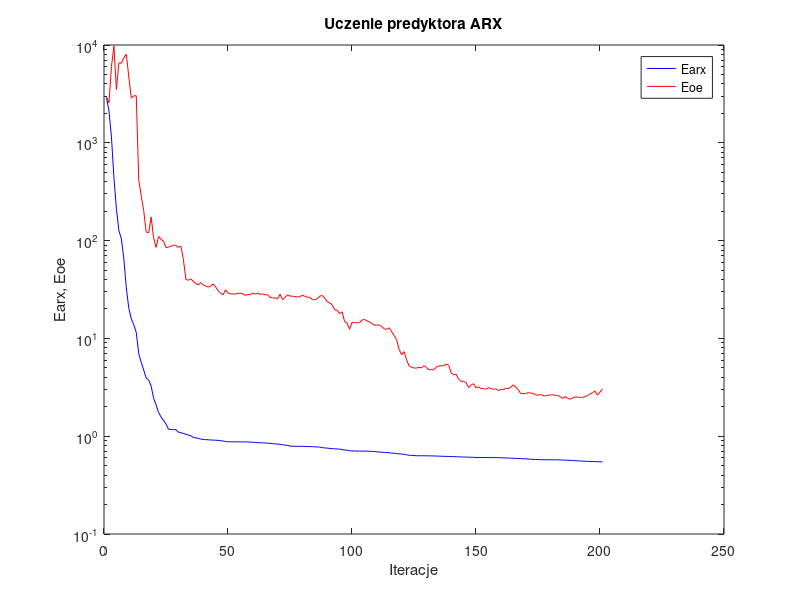
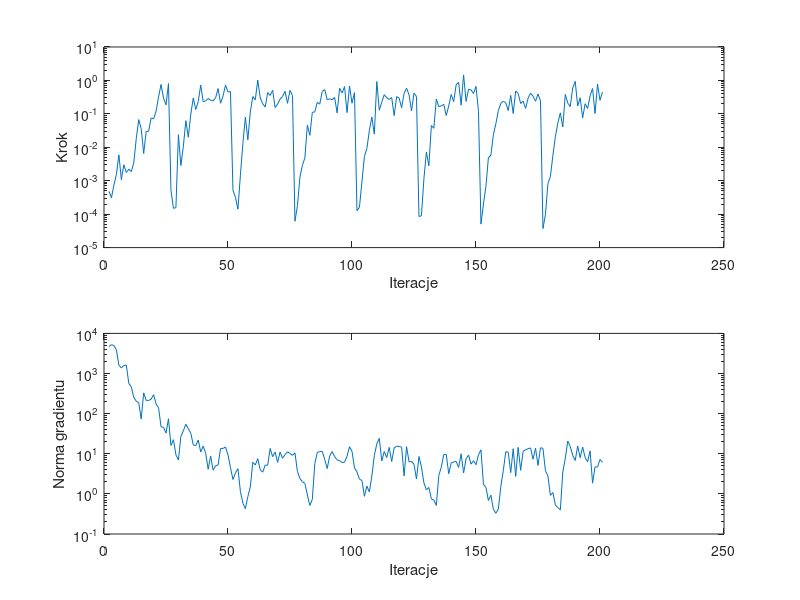

Write MATLAB code to recreate these figures, in order.
%uczenie predyktora arx
clear all;
n=0; farx(n+1)=2.896969e+003; foe(n+1)=2.926961e+003; wspucz(n+1)=0.000000e+000; ng(n+1)=0.000000e+000;
%odnowa zmiennej metryki
n=1; farx(n+1)=2.125855e+003; foe(n+1)=2.564011e+003; krok(n+1)=4.811061e-004; ng(n+1)=4.684669e+003;
n=2; farx(n+1)=1.148597e+003; foe(n+1)=6.003658e+003; krok(n+1)=3.093608e-004; ng(n+1)=5.233157e+003;
n=3; farx(n+1)=4.398082e+002; foe(n+1)=9.761354e+003; krok(n+1)=7.499704e-004; ng(n+1)=4.999030e+003;
n=4; farx(n+1)=2.122408e+002; foe(n+1)=3.504030e+003; krok(n+1)=1.532691e-003; ng(n+1)=3.858259e+003;
n=5; farx(n+1)=1.266907e+002; foe(n+1)=6.580499e+003; krok(n+1)=5.946996e-003; ng(n+1)=1.606286e+003;
n=6; farx(n+1)=1.044256e+002; foe(n+1)=6.509965e+003; krok(n+1)=1.078226e-003; ng(n+1)=1.379322e+003;
n=7; farx(n+1)=6.513138e+001; foe(n+1)=7.398126e+003; krok(n+1)=2.999882e-003; ng(n+1)=1.592118e+003;
n=8; farx(n+1)=3.279453e+001; foe(n+1)=8.035182e+003; krok(n+1)=1.758026e-003; ng(n+1)=1.620349e+003;
n=9; farx(n+1)=2.036275e+001; foe(n+1)=4.708353e+003; krok(n+1)=2.220021e-003; ng(n+1)=5.669943e+002;
n=10; farx(n+1)=1.587161e+001; foe(n+1)=2.874635e+003; krok(n+1)=1.870456e-003; ng(n+1)=4.639792e+002;
n=11; farx(n+1)=1.379016e+001; foe(n+1)=3.017229e+003; krok(n+1)=3.409550e-003; ng(n+1)=2.547237e+002;
n=12; farx(n+1)=1.151615e+001; foe(n+1)=3.030187e+003; krok(n+1)=1.797739e-002; ng(n+1)=2.044707e+002;
n=13; farx(n+1)=6.993555e+000; foe(n+1)=4.188072e+002; krok(n+1)=6.733630e-002; ng(n+1)=1.874086e+002;
n=14; farx(n+1)=5.691331e+000; foe(n+1)=2.849910e+002; krok(n+1)=3.607652e-002; ng(n+1)=7.301618e+001;
n=15; farx(n+1)=4.750432e+000; foe(n+1)=2.037238e+002; krok(n+1)=6.543079e-003; ng(n+1)=3.292294e+002;
n=16; farx(n+1)=3.953493e+000; foe(n+1)=1.231140e+002; krok(n+1)=2.954351e-002; ng(n+1)=2.138191e+002;
n=17; farx(n+1)=3.759331e+000; foe(n+1)=1.196341e+002; krok(n+1)=3.026697e-002; ng(n+1)=2.127225e+002;
n=18; farx(n+1)=3.262251e+000; foe(n+1)=1.746000e+002; krok(n+1)=7.485385e-002; ng(n+1)=2.297153e+002;
n=19; farx(n+1)=2.449229e+000; foe(n+1)=1.068254e+002; krok(n+1)=7.084462e-002; ng(n+1)=2.969405e+002;
n=20; farx(n+1)=2.092678e+000; foe(n+1)=8.527959e+001; krok(n+1)=1.199487e-001; ng(n+1)=1.745299e+002;
n=21; farx(n+1)=1.749651e+000; foe(n+1)=1.102373e+002; krok(n+1)=3.202323e-001; ng(n+1)=1.399343e+002;
n=22; farx(n+1)=1.572489e+000; foe(n+1)=1.030264e+002; krok(n+1)=7.571876e-001; ng(n+1)=4.690174e+001;
n=23; farx(n+1)=1.453134e+000; foe(n+1)=9.839698e+001; krok(n+1)=2.978305e-001; ng(n+1)=4.587747e+001;
n=24; farx(n+1)=1.331817e+000; foe(n+1)=8.474211e+001; krok(n+1)=1.862092e-001; ng(n+1)=3.258578e+001;
n=25; farx(n+1)=1.180903e+000; foe(n+1)=8.578613e+001; krok(n+1)=8.031926e-001; ng(n+1)=7.454877e+001;
%odnowa zmiennej metryki
n=26; farx(n+1)=1.173100e+000; foe(n+1)=8.754613e+001; krok(n+1)=5.202718e-004; ng(n+1)=1.606698e+001;
n=27; farx(n+1)=1.167285e+000; foe(n+1)=8.977298e+001; krok(n+1)=1.494724e-004; ng(n+1)=2.238041e+001;
n=28; farx(n+1)=1.166344e+000; foe(n+1)=8.937183e+001; krok(n+1)=1.569452e-004; ng(n+1)=9.396012e+000;
n=29; farx(n+1)=1.099370e+000; foe(n+1)=8.528349e+001; krok(n+1)=2.384691e-002; ng(n+1)=6.983937e+000;
n=30; farx(n+1)=1.085232e+000; foe(n+1)=8.784159e+001; krok(n+1)=2.855545e-003; ng(n+1)=2.740968e+001;
n=31; farx(n+1)=1.066897e+000; foe(n+1)=6.431481e+001; krok(n+1)=1.086709e-002; ng(n+1)=3.738392e+001;
n=32; farx(n+1)=1.046765e+000; foe(n+1)=4.036876e+001; krok(n+1)=6.259203e-002; ng(n+1)=5.425105e+001;
n=33; farx(n+1)=1.027383e+000; foe(n+1)=3.923668e+001; krok(n+1)=2.000182e-002; ng(n+1)=4.219841e+001;
n=34; farx(n+1)=1.010531e+000; foe(n+1)=4.053254e+001; krok(n+1)=9.907791e-002; ng(n+1)=3.246601e+001;
n=35; farx(n+1)=9.709198e-001; foe(n+1)=3.839222e+001; krok(n+1)=2.984434e-001; ng(n+1)=1.664703e+001;
n=36; farx(n+1)=9.620800e-001; foe(n+1)=3.630210e+001; krok(n+1)=1.350958e-001; ng(n+1)=1.598345e+001;
n=37; farx(n+1)=9.508832e-001; foe(n+1)=3.527930e+001; krok(n+1)=2.357265e-001; ng(n+1)=2.204036e+001;
n=38; farx(n+1)=9.346071e-001; foe(n+1)=3.717122e+001; krok(n+1)=7.310195e-001; ng(n+1)=1.108081e+001;
n=39; farx(n+1)=9.259706e-001; foe(n+1)=3.527277e+001; krok(n+1)=2.301315e-001; ng(n+1)=1.550787e+001;
n=40; farx(n+1)=9.225678e-001; foe(n+1)=3.435874e+001; krok(n+1)=2.442288e-001; ng(n+1)=1.023440e+001;
n=41; farx(n+1)=9.193477e-001; foe(n+1)=3.344371e+001; krok(n+1)=2.866206e-001; ng(n+1)=4.111773e+000;
n=42; farx(n+1)=9.151528e-001; foe(n+1)=3.430261e+001; krok(n+1)=2.553603e-001; ng(n+1)=8.836271e+000;
n=43; farx(n+1)=9.126089e-001; foe(n+1)=3.611657e+001; krok(n+1)=2.457675e-001; ng(n+1)=3.887470e+000;
n=44; farx(n+1)=9.096406e-001; foe(n+1)=3.362458e+001; krok(n+1)=3.015923e-001; ng(n+1)=5.035980e+000;
n=45; farx(n+1)=9.059454e-001; foe(n+1)=3.078811e+001; krok(n+1)=5.692710e-001; ng(n+1)=5.240612e+000;
n=46; farx(n+1)=9.010637e-001; foe(n+1)=2.913813e+001; krok(n+1)=2.073757e-001; ng(n+1)=1.354694e+001;
n=47; farx(n+1)=8.927888e-001; foe(n+1)=2.785396e+001; krok(n+1)=3.427774e-001; ng(n+1)=1.358497e+001;
n=48; farx(n+1)=8.828887e-001; foe(n+1)=3.142946e+001; krok(n+1)=7.228765e-001; ng(n+1)=1.475540e+001;
n=49; farx(n+1)=8.778665e-001; foe(n+1)=2.911151e+001; krok(n+1)=4.500546e-001; ng(n+1)=9.408030e+000;
n=50; farx(n+1)=8.759589e-001; foe(n+1)=2.858400e+001; krok(n+1)=4.635137e-001; ng(n+1)=4.510813e+000;
%odnowa zmiennej metryki
n=51; farx(n+1)=8.758062e-001; foe(n+1)=2.844272e+001; krok(n+1)=5.188110e-004; ng(n+1)=2.282458e+000;
n=52; farx(n+1)=8.755715e-001; foe(n+1)=2.842791e+001; krok(n+1)=3.192302e-004; ng(n+1)=3.334566e+000;
n=53; farx(n+1)=8.753910e-001; foe(n+1)=2.877075e+001; krok(n+1)=1.409239e-004; ng(n+1)=4.254118e+000;
n=54; farx(n+1)=8.752861e-001; foe(n+1)=2.911450e+001; krok(n+1)=1.462193e-003; ng(n+1)=1.150588e+000;
n=55; farx(n+1)=8.749713e-001; foe(n+1)=2.846210e+001; krok(n+1)=1.308616e-002; ng(n+1)=5.859314e-001;
n=56; farx(n+1)=8.741244e-001; foe(n+1)=2.750331e+001; krok(n+1)=7.959957e-002; ng(n+1)=4.280885e-001;
n=57; farx(n+1)=8.736611e-001; foe(n+1)=2.817836e+001; krok(n+1)=1.670157e-002; ng(n+1)=8.551145e-001;
n=58; farx(n+1)=8.706103e-001; foe(n+1)=2.802663e+001; krok(n+1)=1.143175e-001; ng(n+1)=1.499105e+000;
n=59; farx(n+1)=8.671773e-001; foe(n+1)=2.903709e+001; krok(n+1)=3.276650e-001; ng(n+1)=6.132923e+000;
n=60; farx(n+1)=8.647020e-001; foe(n+1)=2.835742e+001; krok(n+1)=2.617897e-001; ng(n+1)=5.257591e+000;
n=61; farx(n+1)=8.597408e-001; foe(n+1)=2.903556e+001; krok(n+1)=1.017241e+000; ng(n+1)=7.536978e+000;
n=62; farx(n+1)=8.572397e-001; foe(n+1)=2.822217e+001; krok(n+1)=2.965759e-001; ng(n+1)=3.959324e+000;
n=63; farx(n+1)=8.544609e-001; foe(n+1)=2.851288e+001; krok(n+1)=2.016994e-001; ng(n+1)=3.485238e+000;
n=64; farx(n+1)=8.516399e-001; foe(n+1)=2.800911e+001; krok(n+1)=1.591991e-001; ng(n+1)=5.210358e+000;
n=65; farx(n+1)=8.493726e-001; foe(n+1)=2.786883e+001; krok(n+1)=4.306047e-001; ng(n+1)=5.175408e+000;
n=66; farx(n+1)=8.446952e-001; foe(n+1)=2.628413e+001; krok(n+1)=3.550835e-001; ng(n+1)=1.356379e+001;
n=67; farx(n+1)=8.390960e-001; foe(n+1)=2.602403e+001; krok(n+1)=5.045340e-001; ng(n+1)=8.440346e+000;
n=68; farx(n+1)=8.355504e-001; foe(n+1)=2.591170e+001; krok(n+1)=1.540084e-001; ng(n+1)=1.100166e+001;
n=69; farx(n+1)=8.326572e-001; foe(n+1)=2.540259e+001; krok(n+1)=1.958039e-001; ng(n+1)=6.102330e+000;
n=70; farx(n+1)=8.260834e-001; foe(n+1)=2.836356e+001; krok(n+1)=2.745822e-001; ng(n+1)=1.106015e+001;
n=71; farx(n+1)=8.180392e-001; foe(n+1)=2.481155e+001; krok(n+1)=3.328440e-001; ng(n+1)=7.719864e+000;
n=72; farx(n+1)=8.102796e-001; foe(n+1)=2.635143e+001; krok(n+1)=4.726961e-001; ng(n+1)=9.560556e+000;
n=73; farx(n+1)=8.063532e-001; foe(n+1)=2.792844e+001; krok(n+1)=2.064051e-001; ng(n+1)=1.119049e+001;
n=74; farx(n+1)=7.932058e-001; foe(n+1)=2.707828e+001; krok(n+1)=5.045340e-001; ng(n+1)=1.015430e+001;
n=75; farx(n+1)=7.889660e-001; foe(n+1)=2.704972e+001; krok(n+1)=3.505976e-001; ng(n+1)=9.146914e+000;
%odnowa zmiennej metryki
n=76; farx(n+1)=7.883960e-001; foe(n+1)=2.671119e+001; krok(n+1)=6.140602e-005; ng(n+1)=1.049908e+001;
n=77; farx(n+1)=7.882321e-001; foe(n+1)=2.647575e+001; krok(n+1)=1.784716e-004; ng(n+1)=3.610287e+000;
n=78; farx(n+1)=7.876797e-001; foe(n+1)=2.671898e+001; krok(n+1)=1.291963e-003; ng(n+1)=2.416478e+000;
n=79; farx(n+1)=7.870662e-001; foe(n+1)=2.774314e+001; krok(n+1)=2.883948e-003; ng(n+1)=2.025199e+000;
n=80; farx(n+1)=7.861357e-001; foe(n+1)=2.690460e+001; krok(n+1)=4.874671e-003; ng(n+1)=1.825886e+000;
n=81; farx(n+1)=7.839733e-001; foe(n+1)=2.632199e+001; krok(n+1)=4.568872e-002; ng(n+1)=9.383595e-001;
n=82; farx(n+1)=7.837339e-001; foe(n+1)=2.636984e+001; krok(n+1)=2.284436e-002; ng(n+1)=5.154015e-001;
n=83; farx(n+1)=7.813407e-001; foe(n+1)=2.487350e+001; krok(n+1)=1.111619e-001; ng(n+1)=7.263105e-001;
n=84; farx(n+1)=7.797723e-001; foe(n+1)=2.490128e+001; krok(n+1)=1.143175e-001; ng(n+1)=5.671095e+000;
n=85; farx(n+1)=7.771630e-001; foe(n+1)=2.545791e+001; krok(n+1)=2.209722e-001; ng(n+1)=1.071327e+001;
n=86; farx(n+1)=7.739367e-001; foe(n+1)=2.702355e+001; krok(n+1)=1.952188e-001; ng(n+1)=1.134451e+001;
n=87; farx(n+1)=7.649955e-001; foe(n+1)=2.747704e+001; krok(n+1)=4.686024e-001; ng(n+1)=1.147701e+001;
n=88; farx(n+1)=7.587691e-001; foe(n+1)=2.594750e+001; krok(n+1)=5.327583e-001; ng(n+1)=7.242643e+000;
n=89; farx(n+1)=7.554551e-001; foe(n+1)=2.371627e+001; krok(n+1)=2.640676e-001; ng(n+1)=4.258777e+000;
n=90; farx(n+1)=7.501526e-001; foe(n+1)=2.307202e+001; krok(n+1)=2.815910e-001; ng(n+1)=8.804464e+000;
n=91; farx(n+1)=7.465840e-001; foe(n+1)=2.209111e+001; krok(n+1)=2.640676e-001; ng(n+1)=1.132411e+001;
n=92; farx(n+1)=7.426818e-001; foe(n+1)=1.963282e+001; krok(n+1)=3.098762e-001; ng(n+1)=8.494946e+000;
n=93; farx(n+1)=7.414610e-001; foe(n+1)=1.943742e+001; krok(n+1)=1.067078e-001; ng(n+1)=7.029960e+000;
n=94; farx(n+1)=7.359277e-001; foe(n+1)=1.791269e+001; krok(n+1)=5.842182e-001; ng(n+1)=6.756280e+000;
n=95; farx(n+1)=7.304341e-001; foe(n+1)=1.870789e+001; krok(n+1)=4.188878e-001; ng(n+1)=6.035986e+000;
n=96; farx(n+1)=7.223799e-001; foe(n+1)=1.486110e+001; krok(n+1)=6.524460e-001; ng(n+1)=6.188785e+000;
n=97; farx(n+1)=7.203726e-001; foe(n+1)=1.443200e+001; krok(n+1)=1.088405e-001; ng(n+1)=8.676578e+000;
n=98; farx(n+1)=7.109887e-001; foe(n+1)=1.240140e+001; krok(n+1)=6.807263e-001; ng(n+1)=1.499689e+001;
n=99; farx(n+1)=7.083102e-001; foe(n+1)=1.460655e+001; krok(n+1)=2.085241e-001; ng(n+1)=1.150581e+001;
n=100; farx(n+1)=7.048763e-001; foe(n+1)=1.449735e+001; krok(n+1)=4.306047e-001; ng(n+1)=4.436238e+000;
%odnowa zmiennej metryki
n=101; farx(n+1)=7.047780e-001; foe(n+1)=1.447625e+001; krok(n+1)=1.270414e-004; ng(n+1)=3.541634e+000;
n=102; farx(n+1)=7.047317e-001; foe(n+1)=1.443570e+001; krok(n+1)=1.625548e-004; ng(n+1)=2.323814e+000;
n=103; farx(n+1)=7.044994e-001; foe(n+1)=1.538380e+001; krok(n+1)=9.232346e-004; ng(n+1)=2.159721e+000;
n=104; farx(n+1)=7.042986e-001; foe(n+1)=1.566130e+001; krok(n+1)=5.296999e-003; ng(n+1)=8.713769e-001;
n=105; farx(n+1)=7.032784e-001; foe(n+1)=1.510860e+001; krok(n+1)=9.201482e-003; ng(n+1)=1.562783e+000;
n=106; farx(n+1)=7.012582e-001; foe(n+1)=1.471567e+001; krok(n+1)=3.196395e-002; ng(n+1)=1.114926e+000;
n=107; farx(n+1)=6.995157e-001; foe(n+1)=1.427129e+001; krok(n+1)=8.061847e-002; ng(n+1)=2.787546e+000;
n=108; farx(n+1)=6.977887e-001; foe(n+1)=1.365643e+001; krok(n+1)=2.476948e-002; ng(n+1)=9.004845e+000;
n=109; farx(n+1)=6.925579e-001; foe(n+1)=1.370208e+001; krok(n+1)=9.282331e-001; ng(n+1)=1.772016e+001;
n=110; farx(n+1)=6.882134e-001; foe(n+1)=1.369961e+001; krok(n+1)=1.288588e-001; ng(n+1)=2.419745e+001;
n=111; farx(n+1)=6.854574e-001; foe(n+1)=1.322472e+001; krok(n+1)=2.230542e-001; ng(n+1)=6.626514e+000;
n=112; farx(n+1)=6.830383e-001; foe(n+1)=1.251186e+001; krok(n+1)=3.749470e-001; ng(n+1)=1.138427e+001;
n=113; farx(n+1)=6.800471e-001; foe(n+1)=1.237023e+001; krok(n+1)=3.020544e-001; ng(n+1)=8.054751e+000;
n=114; farx(n+1)=6.767097e-001; foe(n+1)=1.284633e+001; krok(n+1)=2.695720e-001; ng(n+1)=1.445947e+001;
n=115; farx(n+1)=6.719542e-001; foe(n+1)=1.168652e+001; krok(n+1)=3.076393e-001; ng(n+1)=6.402019e+000;
n=116; farx(n+1)=6.695561e-001; foe(n+1)=1.067709e+001; krok(n+1)=8.892157e-002; ng(n+1)=1.404804e+001;
n=117; farx(n+1)=6.640850e-001; foe(n+1)=9.683867e+000; krok(n+1)=3.276650e-001; ng(n+1)=1.549322e+001;
n=118; farx(n+1)=6.601621e-001; foe(n+1)=7.721532e+000; krok(n+1)=2.959895e-001; ng(n+1)=1.514709e+001;
n=119; farx(n+1)=6.566612e-001; foe(n+1)=6.816865e+000; krok(n+1)=1.530377e-001; ng(n+1)=1.464444e+001;
n=120; farx(n+1)=6.524541e-001; foe(n+1)=7.316383e+000; krok(n+1)=4.094791e-001; ng(n+1)=2.808752e+000;
n=121; farx(n+1)=6.444537e-001; foe(n+1)=6.057975e+000; krok(n+1)=5.853717e-001; ng(n+1)=1.503627e+001;
n=122; farx(n+1)=6.388405e-001; foe(n+1)=5.245464e+000; krok(n+1)=3.711420e-001; ng(n+1)=6.276314e+000;
n=123; farx(n+1)=6.356293e-001; foe(n+1)=5.065233e+000; krok(n+1)=1.228837e-001; ng(n+1)=6.490444e+000;
n=124; farx(n+1)=6.337300e-001; foe(n+1)=4.982473e+000; krok(n+1)=4.206609e-001; ng(n+1)=5.451812e+000;
n=125; farx(n+1)=6.315457e-001; foe(n+1)=4.972502e+000; krok(n+1)=3.288994e-001; ng(n+1)=2.344886e+000;
%odnowa zmiennej metryki
n=126; farx(n+1)=6.311818e-001; foe(n+1)=5.054977e+000; krok(n+1)=8.489916e-005; ng(n+1)=8.534425e+000;
n=127; farx(n+1)=6.310842e-001; foe(n+1)=5.001855e+000; krok(n+1)=9.012338e-005; ng(n+1)=4.731323e+000;
n=128; farx(n+1)=6.308462e-001; foe(n+1)=5.251206e+000; krok(n+1)=1.168511e-003; ng(n+1)=1.874557e+000;
n=129; farx(n+1)=6.303256e-001; foe(n+1)=5.045509e+000; krok(n+1)=7.251821e-003; ng(n+1)=1.259320e+000;
n=130; farx(n+1)=6.300535e-001; foe(n+1)=4.778237e+000; krok(n+1)=2.804162e-003; ng(n+1)=1.448302e+000;
n=131; farx(n+1)=6.284273e-001; foe(n+1)=4.804333e+000; krok(n+1)=4.486659e-002; ng(n+1)=7.488740e-001;
n=132; farx(n+1)=6.279737e-001; foe(n+1)=4.764799e+000; krok(n+1)=3.696362e-002; ng(n+1)=6.972244e-001;
n=133; farx(n+1)=6.267867e-001; foe(n+1)=5.087847e+000; krok(n+1)=2.774171e-001; ng(n+1)=5.173948e-001;
n=134; farx(n+1)=6.258093e-001; foe(n+1)=5.228981e+000; krok(n+1)=1.644497e-001; ng(n+1)=2.871431e+000;
n=135; farx(n+1)=6.236493e-001; foe(n+1)=5.256355e+000; krok(n+1)=1.728699e-001; ng(n+1)=4.623475e+000;
n=136; farx(n+1)=6.222736e-001; foe(n+1)=5.237837e+000; krok(n+1)=1.927395e-001; ng(n+1)=9.529390e+000;
n=137; farx(n+1)=6.217113e-001; foe(n+1)=5.475931e+000; krok(n+1)=8.877087e-002; ng(n+1)=9.702451e+000;
n=138; farx(n+1)=6.208349e-001; foe(n+1)=5.320459e+000; krok(n+1)=1.728699e-001; ng(n+1)=3.177141e+000;
n=139; farx(n+1)=6.194446e-001; foe(n+1)=4.423986e+000; krok(n+1)=3.785765e-001; ng(n+1)=5.939033e+000;
n=140; farx(n+1)=6.185016e-001; foe(n+1)=4.245657e+000; krok(n+1)=2.320583e-001; ng(n+1)=6.285175e+000;
n=141; farx(n+1)=6.168263e-001; foe(n+1)=4.311709e+000; krok(n+1)=7.426091e-001; ng(n+1)=6.426610e+000;
n=142; farx(n+1)=6.148933e-001; foe(n+1)=3.819700e+000; krok(n+1)=8.752990e-001; ng(n+1)=4.562578e+000;
n=143; farx(n+1)=6.139975e-001; foe(n+1)=3.647330e+000; krok(n+1)=1.827549e-001; ng(n+1)=9.962026e+000;
n=144; farx(n+1)=6.120760e-001; foe(n+1)=3.626314e+000; krok(n+1)=1.462039e+000; ng(n+1)=3.317626e+000;
n=145; farx(n+1)=6.114371e-001; foe(n+1)=3.542044e+000; krok(n+1)=2.357265e-001; ng(n+1)=7.497684e+000;
n=146; farx(n+1)=6.101551e-001; foe(n+1)=3.140910e+000; krok(n+1)=5.458698e-001; ng(n+1)=9.239783e+000;
n=147; farx(n+1)=6.093131e-001; foe(n+1)=3.331221e+000; krok(n+1)=5.191100e-001; ng(n+1)=5.510518e+000;
n=148; farx(n+1)=6.083425e-001; foe(n+1)=3.443192e+000; krok(n+1)=4.063898e-001; ng(n+1)=6.716472e+000;
n=149; farx(n+1)=6.062124e-001; foe(n+1)=3.118819e+000; krok(n+1)=6.622313e-001; ng(n+1)=5.332818e+000;
n=150; farx(n+1)=6.056387e-001; foe(n+1)=3.198263e+000; krok(n+1)=1.189066e-001; ng(n+1)=9.454305e+000;
%odnowa zmiennej metryki
n=151; farx(n+1)=6.051499e-001; foe(n+1)=3.078541e+000; krok(n+1)=5.039187e-005; ng(n+1)=1.250752e+001;
n=152; farx(n+1)=6.051140e-001; foe(n+1)=3.060337e+000; krok(n+1)=2.014683e-004; ng(n+1)=1.728644e+000;
n=153; farx(n+1)=6.050276e-001; foe(n+1)=3.026670e+000; krok(n+1)=6.807228e-004; ng(n+1)=1.453088e+000;
n=154; farx(n+1)=6.049056e-001; foe(n+1)=3.129030e+000; krok(n+1)=4.884963e-003; ng(n+1)=6.834502e-001;
n=155; farx(n+1)=6.046314e-001; foe(n+1)=3.085027e+000; krok(n+1)=5.829556e-003; ng(n+1)=9.273789e-001;
n=156; farx(n+1)=6.044372e-001; foe(n+1)=3.006811e+000; krok(n+1)=2.378377e-002; ng(n+1)=4.153862e-001;
n=157; farx(n+1)=6.041483e-001; foe(n+1)=3.056100e+000; krok(n+1)=5.019954e-002; ng(n+1)=3.287888e-001;
n=158; farx(n+1)=6.031943e-001; foe(n+1)=2.926972e+000; krok(n+1)=1.250522e-001; ng(n+1)=4.128633e-001;
n=159; farx(n+1)=6.020615e-001; foe(n+1)=3.018657e+000; krok(n+1)=2.057134e-001; ng(n+1)=1.532206e+000;
n=160; farx(n+1)=6.009440e-001; foe(n+1)=2.983235e+000; krok(n+1)=2.393567e-001; ng(n+1)=3.777429e+000;
n=161; farx(n+1)=5.991650e-001; foe(n+1)=3.093255e+000; krok(n+1)=2.152723e-001; ng(n+1)=1.126228e+001;
n=162; farx(n+1)=5.979714e-001; foe(n+1)=3.062830e+000; krok(n+1)=1.253606e-001; ng(n+1)=1.092048e+001;
n=163; farx(n+1)=5.959688e-001; foe(n+1)=3.163238e+000; krok(n+1)=3.550835e-001; ng(n+1)=3.399220e+000;
n=164; farx(n+1)=5.949533e-001; foe(n+1)=3.343063e+000; krok(n+1)=1.022628e-001; ng(n+1)=1.337887e+001;
n=165; farx(n+1)=5.931826e-001; foe(n+1)=3.189703e+000; krok(n+1)=4.819709e-001; ng(n+1)=2.738511e+000;
n=166; farx(n+1)=5.913626e-001; foe(n+1)=3.000522e+000; krok(n+1)=4.063898e-001; ng(n+1)=1.445303e+001;
n=167; farx(n+1)=5.898225e-001; foe(n+1)=2.729973e+000; krok(n+1)=2.038866e-001; ng(n+1)=3.876492e+000;
n=168; farx(n+1)=5.885570e-001; foe(n+1)=2.726635e+000; krok(n+1)=2.409855e-001; ng(n+1)=1.151650e+001;
n=169; farx(n+1)=5.867601e-001; foe(n+1)=2.733456e+000; krok(n+1)=1.453256e-001; ng(n+1)=1.254028e+001;
n=170; farx(n+1)=5.842075e-001; foe(n+1)=2.785315e+000; krok(n+1)=2.920744e-001; ng(n+1)=1.334785e+001;
n=171; farx(n+1)=5.815624e-001; foe(n+1)=2.767167e+000; krok(n+1)=4.187571e-001; ng(n+1)=1.396567e+001;
n=172; farx(n+1)=5.798212e-001; foe(n+1)=2.739762e+000; krok(n+1)=3.337297e-001; ng(n+1)=7.301825e+000;
n=173; farx(n+1)=5.783593e-001; foe(n+1)=2.643398e+000; krok(n+1)=2.378132e-001; ng(n+1)=1.373249e+001;
n=174; farx(n+1)=5.768235e-001; foe(n+1)=2.628091e+000; krok(n+1)=3.923690e-001; ng(n+1)=5.115519e+000;
n=175; farx(n+1)=5.752667e-001; foe(n+1)=2.670963e+000; krok(n+1)=2.469201e-001; ng(n+1)=1.409286e+001;
%odnowa zmiennej metryki
n=176; farx(n+1)=5.748633e-001; foe(n+1)=2.610495e+000; krok(n+1)=3.705547e-005; ng(n+1)=1.364694e+001;
n=177; farx(n+1)=5.747937e-001; foe(n+1)=2.587038e+000; krok(n+1)=9.776439e-005; ng(n+1)=3.761173e+000;
n=178; farx(n+1)=5.744665e-001; foe(n+1)=2.622983e+000; krok(n+1)=8.220641e-004; ng(n+1)=2.789639e+000;
n=179; farx(n+1)=5.743910e-001; foe(n+1)=2.639322e+000; krok(n+1)=1.338974e-003; ng(n+1)=9.167141e-001;
n=180; farx(n+1)=5.739864e-001; foe(n+1)=2.661069e+000; krok(n+1)=5.711898e-003; ng(n+1)=1.085785e+000;
n=181; farx(n+1)=5.736546e-001; foe(n+1)=2.603035e+000; krok(n+1)=2.065111e-002; ng(n+1)=5.305959e-001;
n=182; farx(n+1)=5.730498e-001; foe(n+1)=2.603952e+000; krok(n+1)=5.360061e-002; ng(n+1)=4.569364e-001;
n=183; farx(n+1)=5.720471e-001; foe(n+1)=2.539930e+000; krok(n+1)=1.072012e-001; ng(n+1)=3.994753e-001;
n=184; farx(n+1)=5.711851e-001; foe(n+1)=2.438283e+000; krok(n+1)=4.050274e-002; ng(n+1)=3.533861e+000;
n=185; farx(n+1)=5.689532e-001; foe(n+1)=2.534139e+000; krok(n+1)=3.819012e-001; ng(n+1)=7.691678e+000;
n=186; farx(n+1)=5.677862e-001; foe(n+1)=2.436600e+000; krok(n+1)=2.103304e-001; ng(n+1)=2.069012e+001;
n=187; farx(n+1)=5.660350e-001; foe(n+1)=2.390164e+000; krok(n+1)=1.655578e-001; ng(n+1)=1.514927e+001;
n=188; farx(n+1)=5.645240e-001; foe(n+1)=2.473961e+000; krok(n+1)=5.962951e-001; ng(n+1)=9.099223e+000;
n=189; farx(n+1)=5.619511e-001; foe(n+1)=2.510599e+000; krok(n+1)=9.372047e-001; ng(n+1)=6.798442e+000;
n=190; farx(n+1)=5.604521e-001; foe(n+1)=2.509753e+000; krok(n+1)=1.717868e-001; ng(n+1)=1.563247e+001;
n=191; farx(n+1)=5.583582e-001; foe(n+1)=2.496020e+000; krok(n+1)=3.031633e-001; ng(n+1)=7.967606e+000;
n=192; farx(n+1)=5.560883e-001; foe(n+1)=2.482678e+000; krok(n+1)=7.579082e-002; ng(n+1)=1.467246e+001;
n=193; farx(n+1)=5.545341e-001; foe(n+1)=2.544106e+000; krok(n+1)=2.007982e-001; ng(n+1)=8.068325e+000;
n=194; farx(n+1)=5.538148e-001; foe(n+1)=2.598168e+000; krok(n+1)=1.446686e-001; ng(n+1)=6.312916e+000;
n=195; farx(n+1)=5.517993e-001; foe(n+1)=2.714680e+000; krok(n+1)=3.477470e-001; ng(n+1)=1.180460e+001;
n=196; farx(n+1)=5.505699e-001; foe(n+1)=2.791369e+000; krok(n+1)=5.727234e-001; ng(n+1)=1.854649e+000;
n=197; farx(n+1)=5.501663e-001; foe(n+1)=2.882848e+000; krok(n+1)=1.025515e-001; ng(n+1)=4.714862e+000;
n=198; farx(n+1)=5.484207e-001; foe(n+1)=2.632894e+000; krok(n+1)=7.725027e-001; ng(n+1)=4.684947e+000;
n=199; farx(n+1)=5.476978e-001; foe(n+1)=2.824223e+000; krok(n+1)=2.553603e-001; ng(n+1)=7.217601e+000;
n=200; farx(n+1)=5.456459e-001; foe(n+1)=3.041063e+000; krok(n+1)=4.461224e-001; ng(n+1)=6.101639e+000;

figure; semilogy(farx,'b'); hold on; semilogy(foe,'r'); xlabel('Iteracje'); ylabel('Earx, Eoe'); legend('Earx','Eoe'); title('Uczenie predyktora ARX');
figure; subplot(2,1,1); semilogy(krok); xlabel('Iteracje'); ylabel('Krok');
subplot(2,1,2); semilogy(ng); xlabel('Iteracje'); ylabel('Norma gradientu');
Earx=farx(n+1)
Eoe=foe(n+1)
